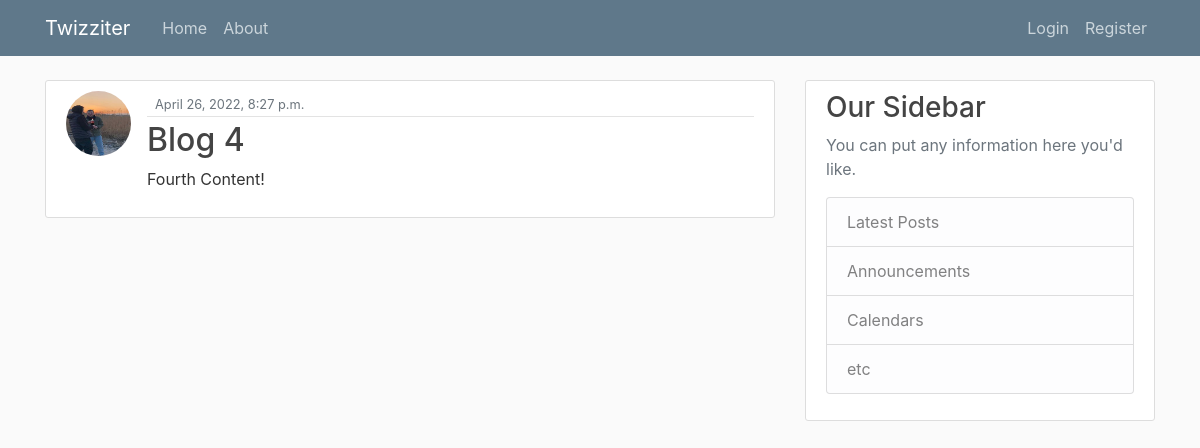
Page /post/4/ on the earlier database version.
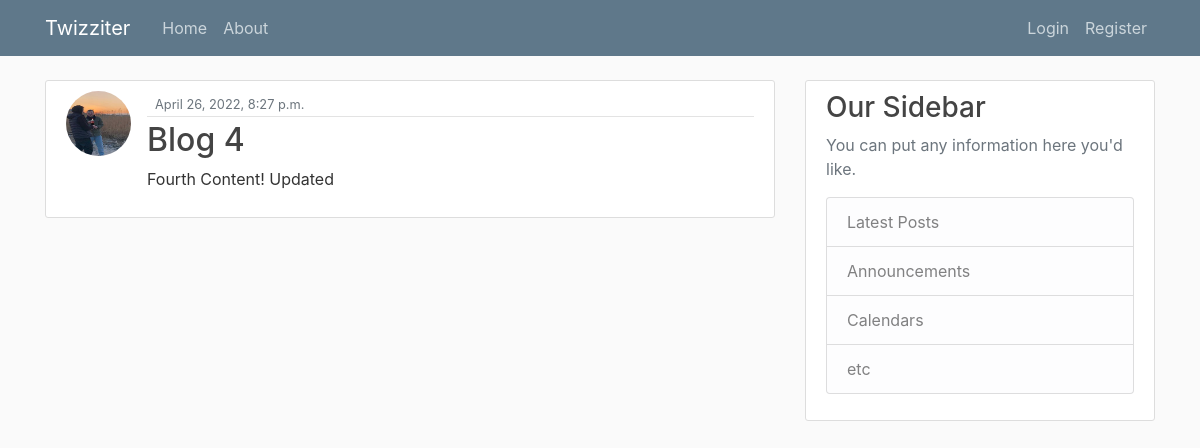
Same page on the later database version.
### blog/models.py (models this page shows, shortened)
class Post(models.Model):
    title = models.CharField(max_length=50)
    content = models.TextField()
    date_posted = models.DateTimeField(default=timezone.now)
    author = models.ForeignKey(User, on_delete=models.CASCADE)

### users/models.py (models this page shows, shortened)
class Profile(models.Model):
    user = models.OneToOneField(User, on_delete=models.CASCADE)
    image = models.ImageField(default='default.jpg', upload_to='profile_pics')

### blog/views.py (the view)
# urls.py: path('post/<int:pk>/', PostDetailView.as_view(), name='post-detail'),
class PostDetailView(DetailView):
    model = Post

### blog/templates/blog/post_detail.html (shortened to what this page needs)
{% extends "blog/base.html" %}
{% block content %}
  <article class="media content-section">
      <img class="rounded-circle article-img" src="{{ object.author.profile.image.url }}">
    <div class="media-body">
      <div class="article-metadata">
        <small class="text-muted">{{ object.date_posted}}</small>
      </div>
      <h2 class="article-title">{{ object.title }}</h2>
      <p class="article-content">{{ object.content }}</p>
    </div>
  </article>
{% endblock content %}

Differences in the rows shown:
changed Post "Blog 4": content "Fourth Content!" → "Fourth Content! Updated"
